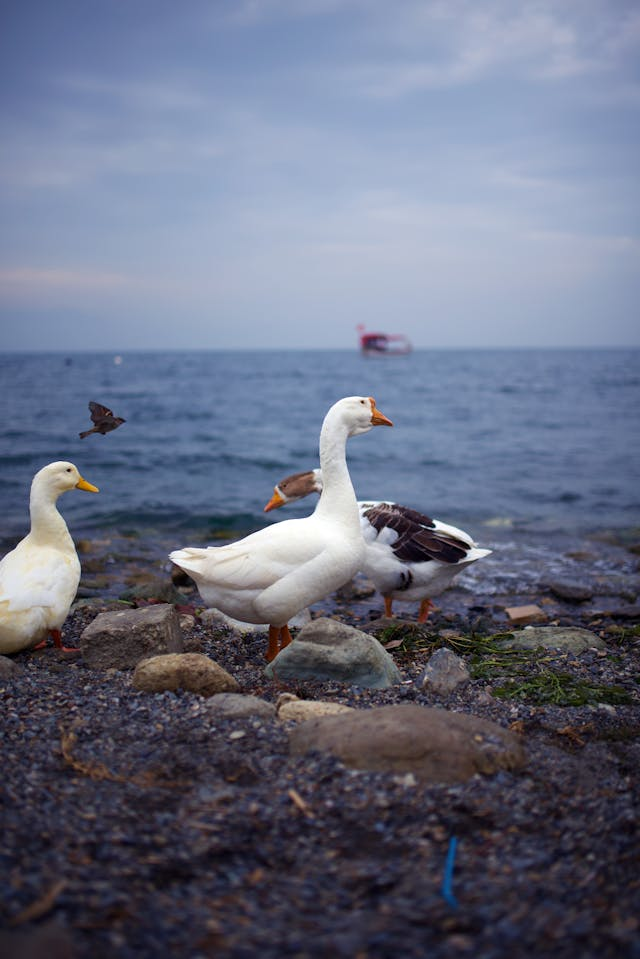
#> input picture samples/images/goose_1.jpg, 640 x 959 px
$ python masking.py
#> lines starting #> are read from the running program, lines starting #| are printed output that depends on the picture; after the words box and inside, x2 and y2 are one past the last pixel; in counts of white or black regions, pixels touching at a corner belong together
import cv2 as cv
import numpy as np


# read the image
img = cv.imread('samples/images/goose_1.jpg')
#> img is the input picture: shape (959, 640, 3); mean B, G, R 130.1, 109.9, 104.1
# show the image
cv.imshow('original_img', img)


# generates a canvas based on img
blank = np.zeros(img.shape[:2], dtype='uint8')


# generates a mask
mask = cv.circle(blank, (img.shape[1] // 2 + 60, img.shape[0] // 2 + 26), 175, 255, -1)
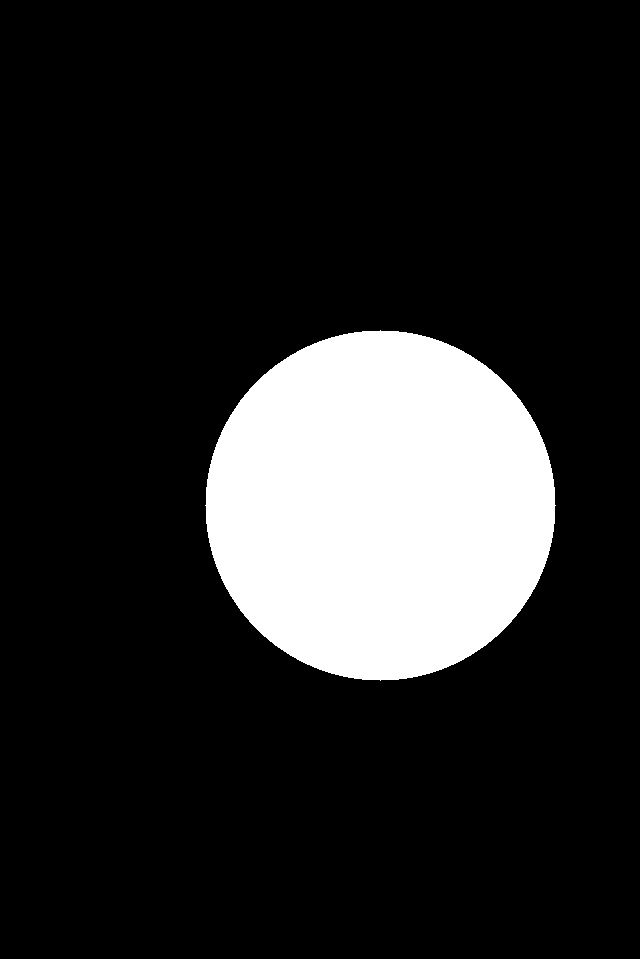
#> blank: shape (959, 640); 15.7% white; 1 white region, box (x1, y1, x2, y2) and area: (205, 330, 556, 681) 96209
cv.imshow('mask', mask)


masked = cv.bitwise_and(img, img, mask=mask)
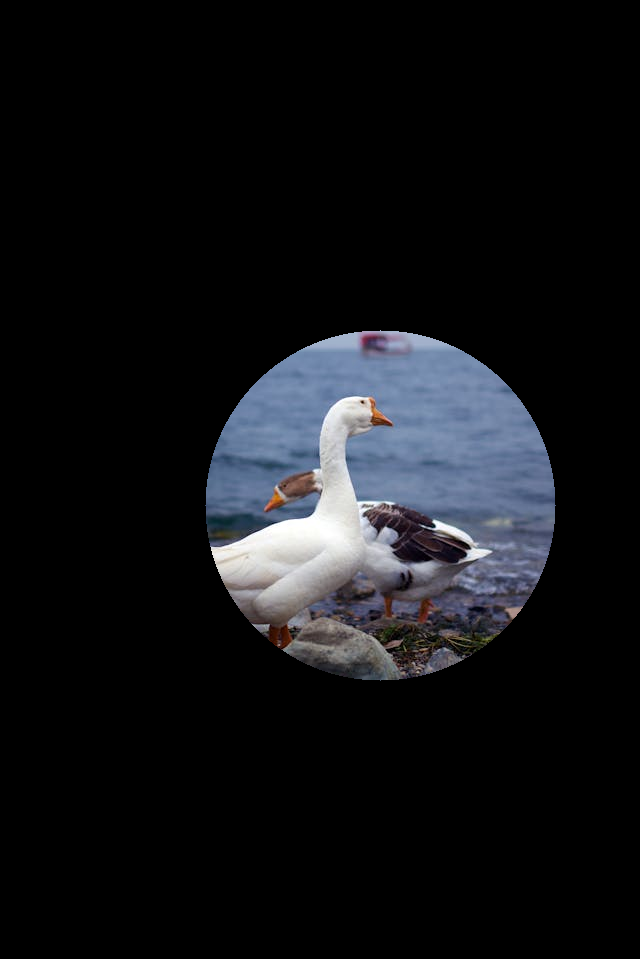
#> masked: shape (959, 640, 3); mean B, G, R 22, 19, 17.8
cv.imshow('mask_bitwise_and', masked)


cv.waitKey(0)

$ run again, with samples/images/goose_2.jpg copied over samples/images/goose_1.jpg
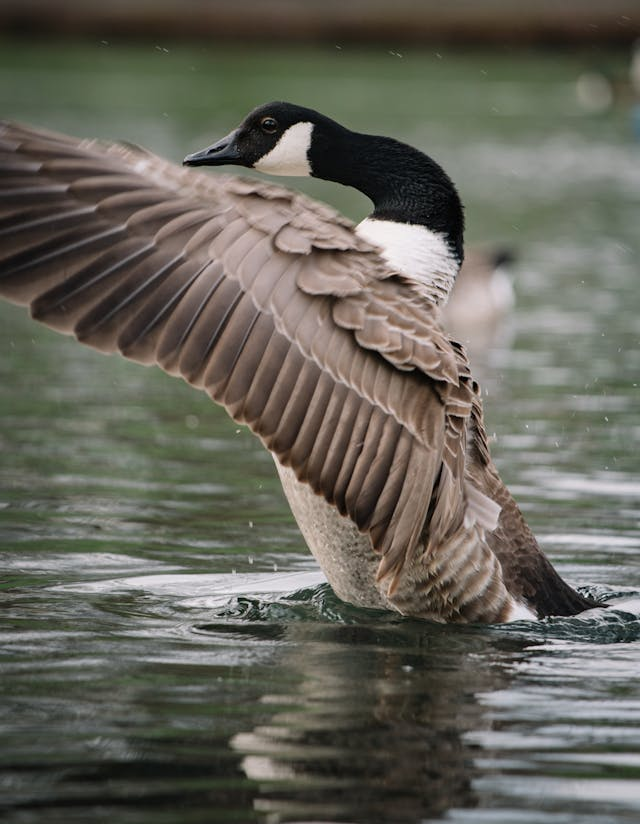
#> input picture samples/images/goose_2.jpg, 640 x 824 px
#> img is the input picture: shape (824, 640, 3); mean B, G, R 89.4, 99.1, 100.6
#> `mask = cv.circle(blank, (img.shape[1] // 2 + 60, img.shape[0] // 2 + 2..`:
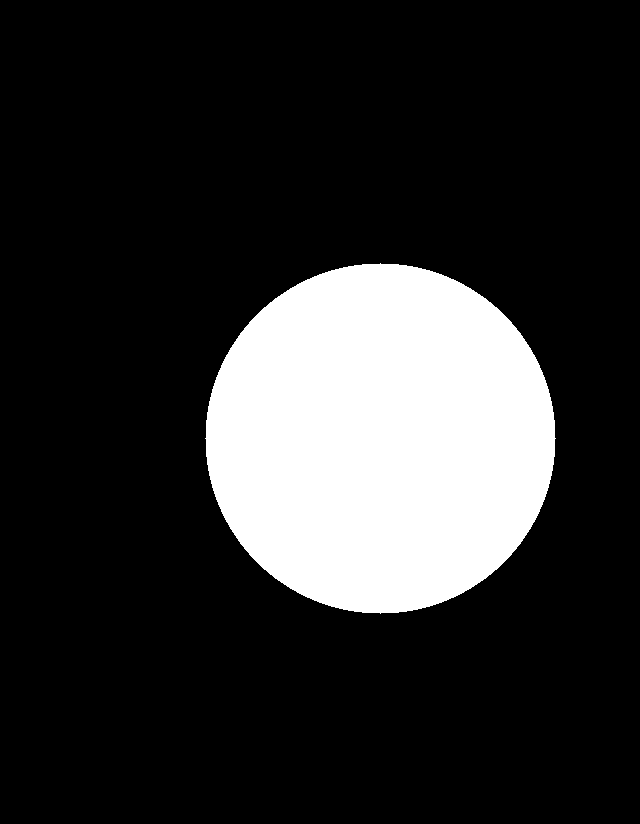
#> blank: shape (824, 640); 18.2% white; 1 white region, box (x1, y1, x2, y2) and area: (205, 263, 556, 614) 96209
#> `masked = cv.bitwise_and(img, img, mask=mask)`:
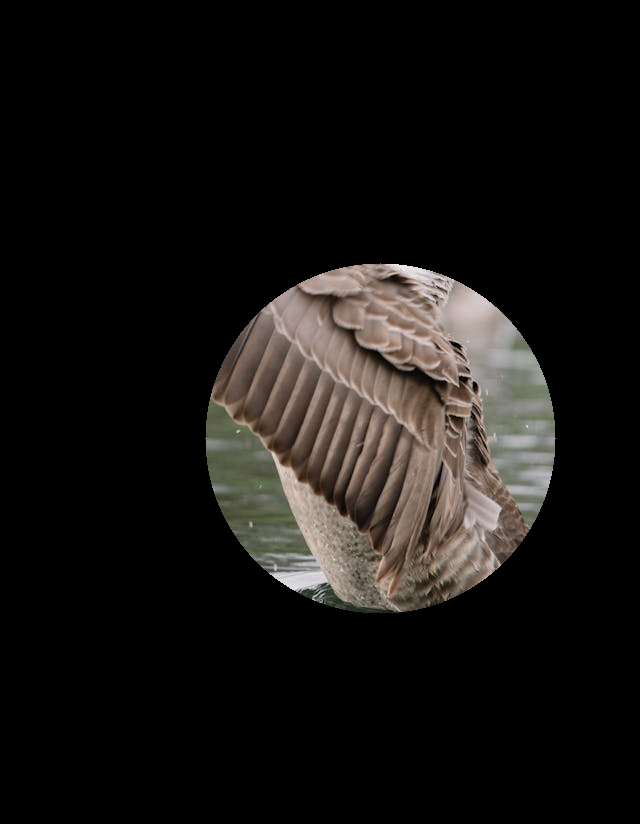
#> masked: shape (824, 640, 3); mean B, G, R 18.7, 20.7, 23

$ run again, with samples/images/butterfly_1.jpg copied over samples/images/goose_1.jpg
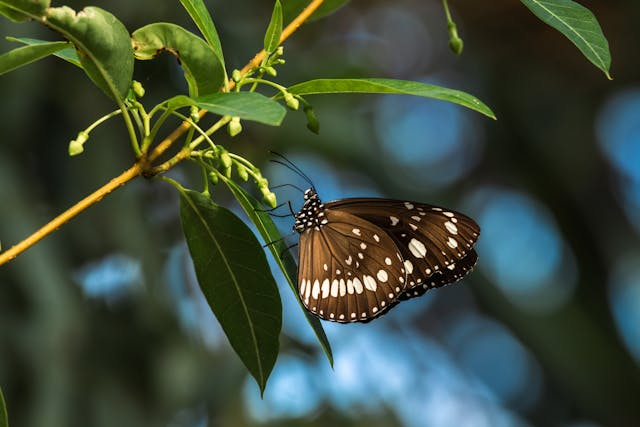
#> input picture samples/images/butterfly_1.jpg, 640 x 427 px
#> img is the input picture: shape (427, 640, 3); mean B, G, R 58.7, 75.1, 61.7
#> `mask = cv.circle(blank, (img.shape[1] // 2 + 60, img.shape[0] // 2 + 2..`:
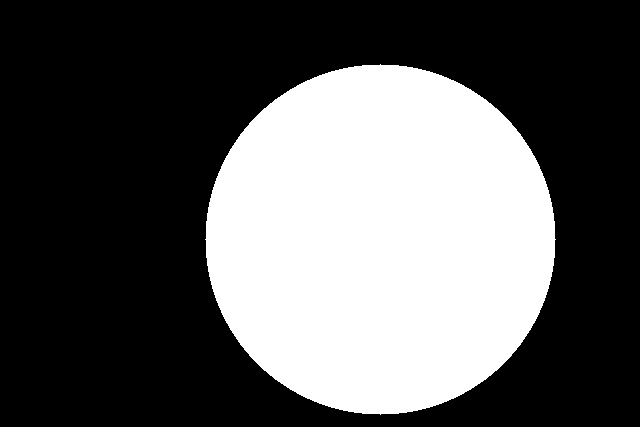
#> blank: shape (427, 640); 35.2% white; 1 white region, box (x1, y1, x2, y2) and area: (205, 64, 556, 415) 96209
#> `masked = cv.bitwise_and(img, img, mask=mask)`:
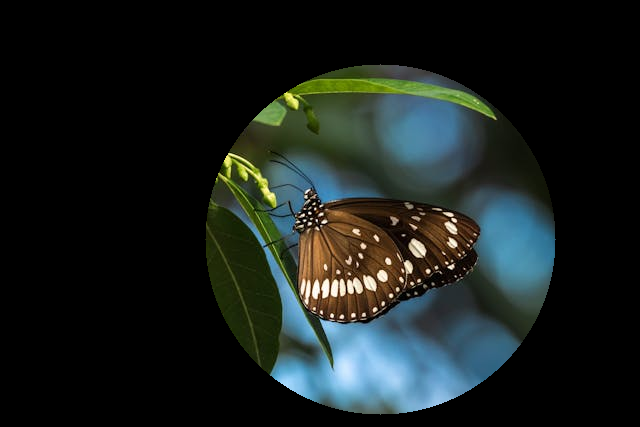
#> masked: shape (427, 640, 3); mean B, G, R 28.9, 31.2, 24.5

$ run again, with samples/images/city_1.jpg copied over samples/images/goose_1.jpg
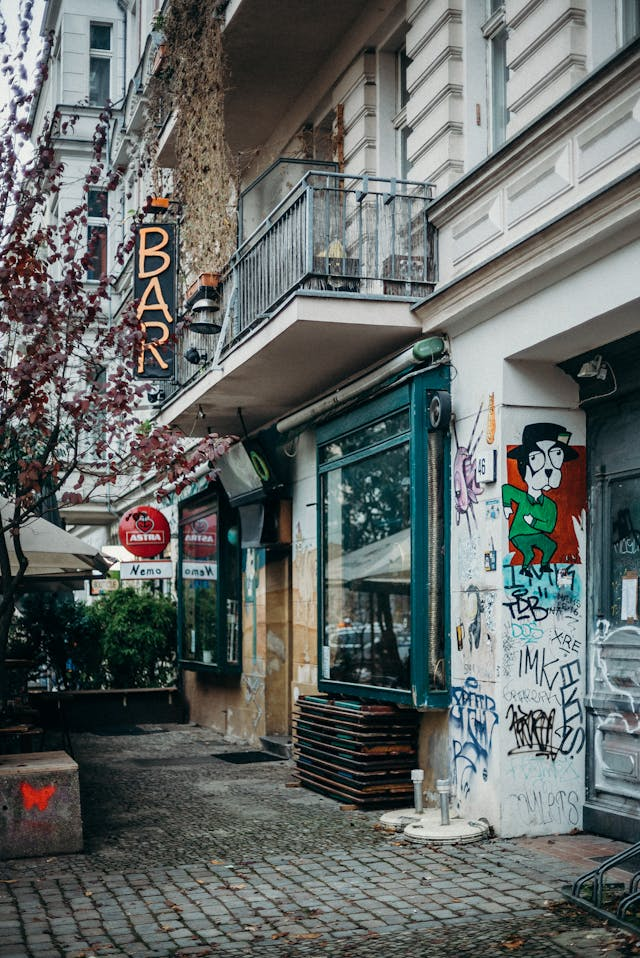
#> input picture samples/images/city_1.jpg, 640 x 958 px
#> img is the input picture: shape (958, 640, 3); mean B, G, R 102.5, 104.4, 98.9
#> blank: shape (958, 640); 15.7% white; 1 white region, box (x1, y1, x2, y2) and area: (205, 330, 556, 681) 96209
#> `masked = cv.bitwise_and(img, img, mask=mask)`:
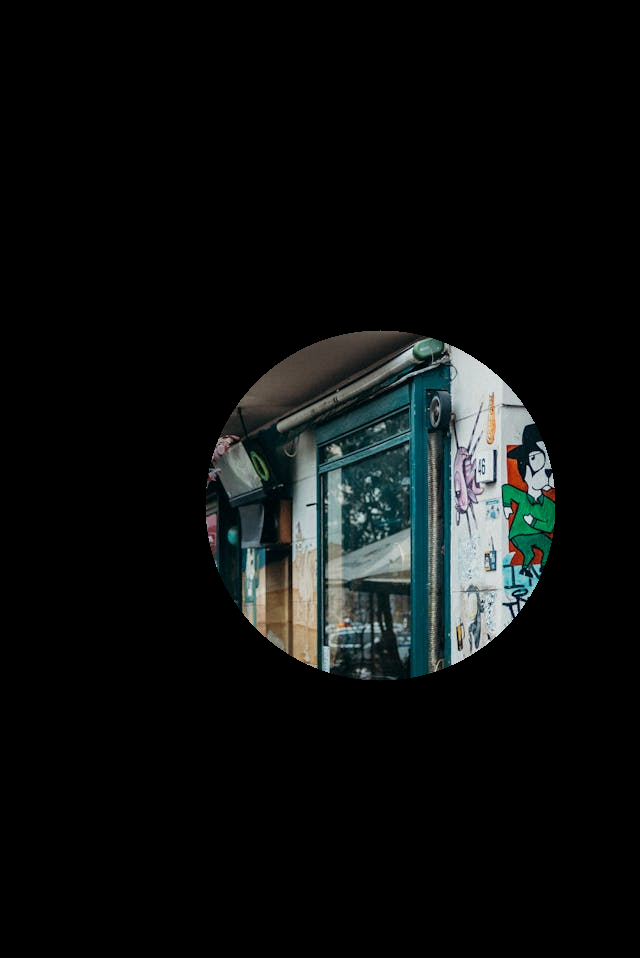
#> masked: shape (958, 640, 3); mean B, G, R 15.3, 15.6, 13
